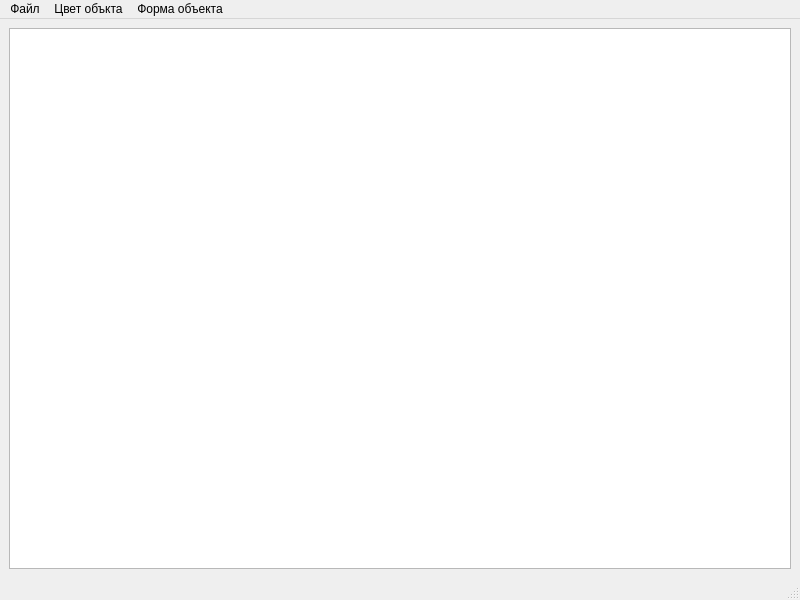
<?xml version="1.0" encoding="UTF-8"?>
<ui version="4.0">
 <class>MainWindow</class>
 <widget class="QMainWindow" name="MainWindow">
  <property name="geometry">
   <rect>
    <x>0</x>
    <y>0</y>
    <width>800</width>
    <height>600</height>
   </rect>
  </property>
  <property name="windowTitle">
   <string>MainWindow</string>
  </property>
  <widget class="QWidget" name="centralwidget">
   <layout class="QVBoxLayout" name="verticalLayout">
    <item>
     <widget class="QGraphicsView" name="graphicsView"/>
    </item>
   </layout>
  </widget>
  <widget class="QMenuBar" name="menubar">
   <property name="geometry">
    <rect>
     <x>0</x>
     <y>0</y>
     <width>800</width>
     <height>23</height>
    </rect>
   </property>
   <widget class="QMenu" name="menu">
    <property name="title">
     <string>Файл</string>
    </property>
    <addaction name="saveFile"/>
    <addaction name="openFile"/>
   </widget>
   <widget class="QMenu" name="menu_2">
    <property name="title">
     <string>Цвет объкта</string>
    </property>
    <addaction name="SelectColor"/>
   </widget>
   <widget class="QMenu" name="menu_3">
    <property name="title">
     <string>Форма объекта</string>
    </property>
    <addaction name="selLine"/>
    <addaction name="selRectangle"/>
    <addaction name="selEllipse"/>
    <addaction name="selPolygon"/>
    <addaction name="selMouseLine"/>
   </widget>
   <addaction name="menu"/>
   <addaction name="menu_2"/>
   <addaction name="menu_3"/>
  </widget>
  <widget class="QStatusBar" name="statusbar"/>
  <action name="saveFile">
   <property name="text">
    <string>Сохранить файл</string>
   </property>
  </action>
  <action name="openFile">
   <property name="text">
    <string>Открыть файл</string>
   </property>
  </action>
  <action name="SelectColor">
   <property name="text">
    <string>Выбрать цвет объекта</string>
   </property>
  </action>
  <action name="selLine">
   <property name="text">
    <string>Прямая</string>
   </property>
  </action>
  <action name="selRectangle">
   <property name="text">
    <string>Прямоугольник</string>
   </property>
  </action>
  <action name="selEllipse">
   <property name="text">
    <string>Эллипс</string>
   </property>
  </action>
  <action name="selPolygon">
   <property name="text">
    <string>Ромб</string>
   </property>
  </action>
  <action name="selMouseLine">
   <property name="text">
    <string>Свободное рисование</string>
   </property>
  </action>
  <action name="action">
   <property name="text">
    <string>Без заливки</string>
   </property>
  </action>
 </widget>
 <resources/>
 <connections/>
</ui>
